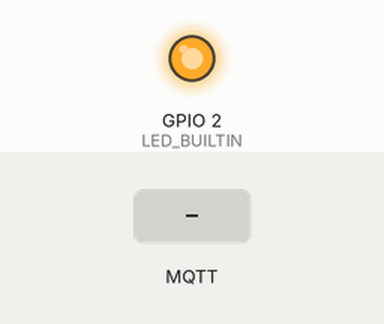
Recording of a sketch running on a simulated ESP8266 (NodeMCU). Parts: output pins drawn as LEDs (lit = HIGH, except the on-board LED, lit = LOW). Dashed ring = blinking. Inputs (shaded band) come from the test bench. WiFi joins after 1.5 s; servers stay silent unless stated; no MQTT or app messages arrive unless stated; what the sketch prints to the serial monitor is not drawn.

Above: at 2.7 s.
2.8 s: MQTT message "90" arrives on the first subscribed topic
At 5.7 s:
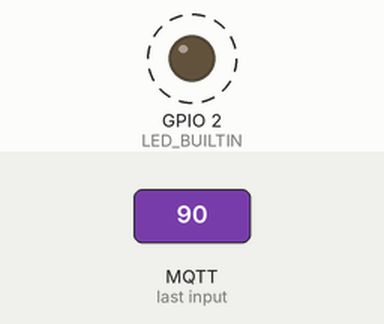
5.8 s: MQTT message "warning" arrives on the first subscribed topic
At 6.8 s:
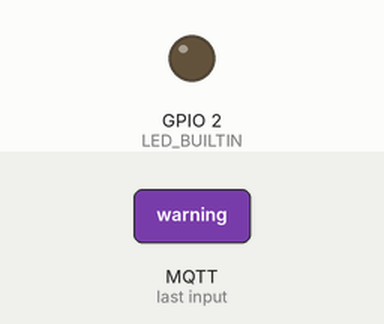
7.3 s: MQTT message "200" arrives on the first subscribed topic
At 10.2 s:
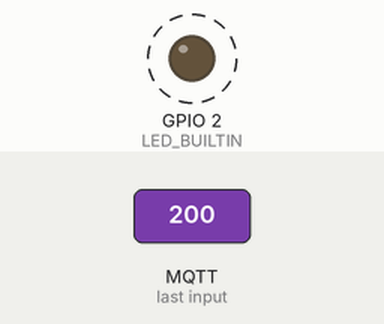
10.3 s: MQTT message "5" arrives on the first subscribed topic
At 10.9 s:
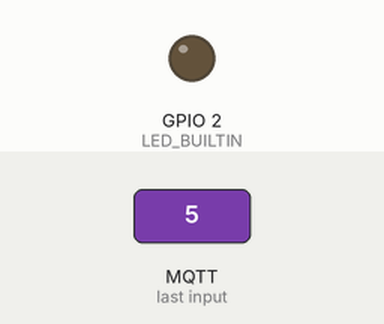
Timing chart, 0 to 12.8 s (numbered marks = the images above; inputs shaded):
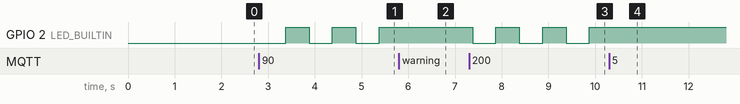

The sketch:

Node_MCU_LED_Blink.ino
```cpp
#include <ESP8266WiFi.h>
#include <PubSubClient.h>

const char* ssid = "add_your_ssid";
const char* password = "add_your_password";

unsigned long previousMillis = 0;

boolean stateLow = false;
boolean stateMid1 = false;
boolean stateMid2 = false;
boolean stateHigh = false;

int ledState = HIGH;

const char* mqtt_server = "test.mosquitto.org";

// Initializes the espClient. You should change the espClient name if you have multiple ESPs running in your home automation system
WiFiClient espClient22;
PubSubClient client(espClient22);

//Connect NodeMCU to router
void setup_wifi() {
  delay(10);
  Serial.println();
  Serial.print("Connecting to ");
  Serial.println(ssid);
  WiFi.mode(WIFI_STA);
  WiFi.begin(ssid, password);
  while (WiFi.status() != WL_CONNECTED) {
    delay(100);
    Serial.print(".");
  }
  Serial.println("");
  Serial.print("WiFi connected - NodeMCU IP address: ");
  Serial.println(WiFi.localIP());
}

void blinkLoop(int del) {
  digitalWrite(LED_BUILTIN, ledState);

  if (millis() >= del + previousMillis) {
    previousMillis = millis();

    if (ledState == LOW) {
      ledState = HIGH;
    } else {
      ledState = LOW;
    }
    digitalWrite(LED_BUILTIN, ledState);
  }
}

// This functions is executed when some device publishes a message to a topic that your NodeMCU is subscribed to
void callback(String topic, byte * message, unsigned int length) {
  Serial.print("\nMessage arrived on topic: ");
  Serial.print(topic);
  Serial.print(" with value of : ");
  String messageInfo;

  for (int i = 0; i < length; i++) {
    Serial.print((char)message[i]);
    messageInfo += (char)message[i];
  }
  Serial.println();
  int warningVal = messageInfo.toInt();

  if (topic == "warning") {
    Serial.print("Warning received ");

    if (warningVal > 20) {
      Serial.println("Warning limit exceeded by more than 20 units, blink at 500ms");
      stateLow = false;
      stateMid1 = false;
      stateMid2 = false;
      stateHigh = true;
    }
    else if (warningVal > 15) {
      Serial.println("Warning limit exceeded by more than 15 units but less than 20 units, blink at 1s");
      stateLow = false;
      stateMid1 = false;
      stateMid2 = true;
      stateHigh = false;
    }
    else if (warningVal > 10) {
      Serial.println("Warning limit exceeded by more than 10 units but less than 15 units, blink at 2s");
      stateLow = false;
      stateMid1 = true;
      stateMid2 = false;
      stateHigh = false;
    }
    else if (warningVal < 10) {
      Serial.println("Warning limit exceeded by less than 10 units, blink at 5s");
      stateLow = true;
      stateMid1 = false;
      stateMid2 = false;
      stateHigh = false;
    }
  }
  Serial.println();
}

// reconnects your ESP8266 to your MQTT broker
void reconnect() {
  while (!client.connected()) {
    Serial.print("Attempting MQTT connection...");

    if (client.connect("ESP8266Client22")) {
      Serial.println("connected");
      client.subscribe("warning");
    } else {
      Serial.print("failed, rc=");
      Serial.print(client.state());
      Serial.println(" try again in 5 seconds");
      delay(5000);
    }
  }
}

// sets ESP GPIOs to Outputs, starts the serial communication at a baud rate of 9600
// Set  mqtt broker and set the callback function
// The callback function is what receives messages and actually controls the LEDs
void setup() {
  pinMode(LED_BUILTIN, OUTPUT);
  Serial.begin(9600);
  setup_wifi();
  client.setServer(mqtt_server, 1883);
  client.setCallback(callback);
}

//  ensures that the NodeMCU is connected to MQTT broker
void loop() {

  if (!client.connected()) {
    reconnect();
  }
  if (!client.loop())
    client.connect("ESP8266Client22");

  if (stateLow == true) {
    blinkLoop(5000);
  }
  else if (stateMid1 == true) {
    blinkLoop(2000);
  }
  else if (stateMid2 == true) {
    blinkLoop(1000);
  }
  else if (stateHigh == true) {
    blinkLoop(500);
  }
}
```

Measured:
- after the input at 2.8 s, GPIO 2 (LED_BUILTIN): alternates HIGH for 0.50 s and LOW for 0.50 s, starting after 0.58 s
- after the input at 5.8 s, GPIO 2 (LED_BUILTIN): stays HIGH (without the input it goes to LOW after 0.08 s)
- after the input at 7.3 s, GPIO 2 (LED_BUILTIN): alternates HIGH for 0.50 s and LOW for 0.50 s, starting after 0.08 s
- after the input at 10.3 s, GPIO 2 (LED_BUILTIN): stops changing and stays HIGH
